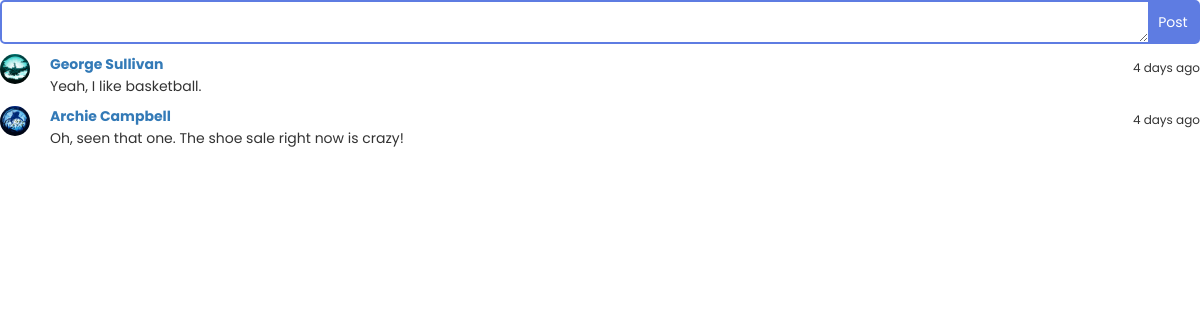
Screenshot of /comment_frame.php?post_id=7 (signed in) with the database file from the repository.
### tables this page shows
CREATE TABLE `comments` (
  `id` int(11) NOT NULL,
  `post_body` text NOT NULL,
  `posted_by` varchar(60) NOT NULL,
  `posted_to` varchar(60) NOT NULL,
  `date_added` datetime NOT NULL,
  `removed` varchar(3) NOT NULL,
  `post_id` int(11) NOT NULL
);

CREATE TABLE `users` (
  `id` int(11) NOT NULL,
  `first_name` varchar(25) NOT NULL,
  `last_name` varchar(25) NOT NULL,
  `username` varchar(100) NOT NULL,
  `email` varchar(100) NOT NULL,
  `password` varchar(255) NOT NULL,
  `signup_date` date NOT NULL,
  `profile_pic` varchar(255) NOT NULL,
  `num_posts` int(11) NOT NULL,
  `num_likes` int(11) NOT NULL,
  `user_closed` varchar(3) NOT NULL,
  `friend_array` text NOT NULL
);

### includes/classes/User.php (called while the page is built, shortened)
<?php
class User {
	private $user;
	private $con;
	public function __construct($con, $user){
		$this->con = $con;
		$user_details_query = mysqli_query($con, "SELECT * FROM users WHERE username='$user'");
		$this->user = mysqli_fetch_array($user_details_query);
	}
	public function getFirstAndLastName() {
		$username = $this->user['username'];
		$query = mysqli_query($this->con, "SELECT first_name, last_name FROM users WHERE username='$username'");
		$row = mysqli_fetch_array($query);
		return $row['first_name'] . " " . $row['last_name'];
	}
	public function getProfilePic() {
		$username = $this->user['username'];
		$query = mysqli_query($this->con, "SELECT profile_pic FROM users WHERE username='$username'");
		$row = mysqli_fetch_array($query);
		return $row['profile_pic'];
	}
}
?>

### comment_frame.php (the view, shortened to what this page needs)
<html>
<head>
	<link rel="stylesheet" type="text/css" href="assets/stylesheets/style-2.css">
</head>
<body>
	<?php
	require 'config/config.php';
	include("includes/classes/User.php");
	include("includes/classes/Post.php");
	?>
	<?php
		if(isset($_GET['post_id'])) {
			$post_id = $_GET['post_id'];
		}
		?>
		<form action="comment_frame.php?post_id=<?php echo $post_id; ?>" id="comment_form" name="postComment<?php echo $post_id; ?>" method="POST">
			<textarea name="post_body"></textarea>
			<input type="submit" name="postComment<?php echo $post_id; ?>" value="Post">
		</form>
	<?php
		$get_comments = mysqli_query($con, "SELECT * FROM comments WHERE post_id='$post_id' ORDER BY id ASC");
		$count = mysqli_num_rows($get_comments);
		if($count != 0) {
			while($comment = mysqli_fetch_array($get_comments)) {
				$comment_body = $comment['post_body'];
				$posted_by = $comment['posted_by'];
				$date_added = $comment['date_added'];
				$date_time_now = date("Y-m-d H:i:s");
				$start_date = new DateTime($date_added);
				$end_date = new DateTime($date_time_now);
				$interval = $start_date->diff($end_date);
				if($interval->y >= 1) {
					if($interval == 1)
						$time_message = $interval->y . " year ago";
					else
						$time_message = $interval->y . " years ago";
				}
				else if($interval->d >= 1) {
					if($interval->d == 1) {
						$time_message = "Yesterday";
					}
					else {
						$time_message = $interval->d . " days ago";
					}
				}
				$user_obj = new User($con, $posted_by);
				?>
				<div class="comment_section">
					<a href="<?php echo $posted_by?>" target="_parent">
						<div class="prof">
							<img src="<?php echo $user_obj->getProfilePic();?>" title="<?php echo $posted_by; ?>">
						</div>
					</a>
					<div>
						<div class="text">
							<a href="<?php echo $posted_by?>" target="_parent" class="text">
								<b><?php echo $user_obj->getFirstAndLastName(); ?></b>
							</a>
							<p><?php echo $time_message ?></p>
						</div>
						<?php echo $comment_body; ?>
					</div>
				</div>
				<?php
			}
		}
		else {
			echo "<center><br><br>No Comments to Show!</center>";
		}
	?>
</body>
</html>

### rows the page displays
comments: users.profile_pic (picture), users.first_name+last_name "George Sullivan", date_added "4 days ago", post_body "Yeah, I like basketball."
comments: users.profile_pic (picture), users.first_name+last_name "Archie Campbell", date_added "4 days ago", post_body "Oh, seen that one. The shoe sale right now is crazy!"
